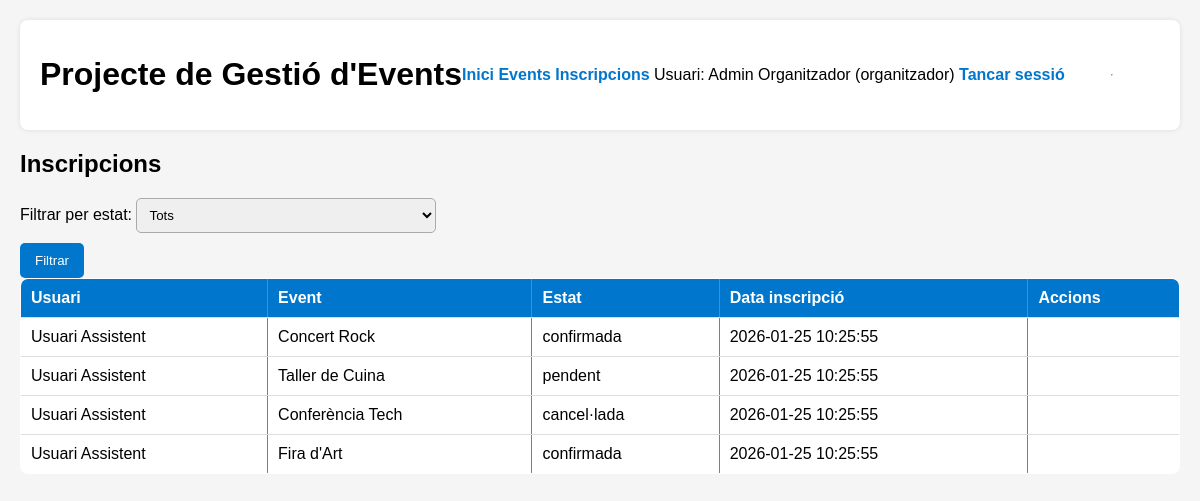
The app's page /registrations/registrations_list.php (signed in) with its own data.
### tables this page shows
CREATE TABLE registrations (
    id INT AUTO_INCREMENT PRIMARY KEY,
    user_id INT NOT NULL,
    event_id INT NOT NULL,
    status ENUM('pendent','confirmada','cancel·lada') DEFAULT 'pendent',
    registered_at DATETIME DEFAULT CURRENT_TIMESTAMP,
    FOREIGN KEY (user_id) REFERENCES users(id),
    FOREIGN KEY (event_id) REFERENCES events(id)
);

CREATE TABLE users (
    id INT AUTO_INCREMENT PRIMARY KEY,
    name VARCHAR(100) NOT NULL,
    email VARCHAR(100) NOT NULL UNIQUE,
    password VARCHAR(255) NOT NULL,
    role_id INT NOT NULL,
    created_at DATETIME DEFAULT CURRENT_TIMESTAMP,
    FOREIGN KEY (role_id) REFERENCES roles(id)
);

CREATE TABLE events (
    id INT AUTO_INCREMENT PRIMARY KEY,
    title VARCHAR(150) NOT NULL,
    description TEXT,
    location VARCHAR(150),
    event_date DATE NOT NULL,
    price DECIMAL(10,2) DEFAULT 0.00,
    created_by INT NOT NULL,
    created_at DATETIME DEFAULT CURRENT_TIMESTAMP,
    FOREIGN KEY (created_by) REFERENCES users(id)
);

### registrations/registrations_list.php (the view, shortened to what this page needs)
<?php
require_once "../config/config.php";
if ($_SESSION["user_role"] === "organitzador") {
    $sql = "SELECT r.*, u.name AS user_name, e.title AS event_title
            FROM registrations r
            JOIN users u ON r.user_id = u.id
            JOIN events e ON r.event_id = e.id
            WHERE 1";
}
$sql .= " ORDER BY r.registered_at DESC";
$result = mysqli_query($conn, $sql);
?>
<?php include "../includes/header.php"; ?>
<h2>Inscripcions</h2>
<form method="get">
    <label>Filtrar per estat:
        <select name="status">
            <option value="">Tots</option>
        </select>
    </label>
    <button type="submit">Filtrar</button>
</form>
<table border="1">
    <tr>
        <th>Usuari</th>
        <th>Event</th>
        <th>Estat</th>
        <th>Data inscripció</th>
        <th>Accions</th>
    </tr>
    <?php while ($row = mysqli_fetch_assoc($result)): ?>
    <tr>
        <td><?php echo $row["user_name"]; ?></td>
        <td><?php echo $row["event_title"]; ?></td>
        <td><?php echo $row["status"]; ?></td>
        <td><?php echo $row["registered_at"]; ?></td>
        <td>
        </td>
    </tr>
    <?php endwhile; ?>
</table>
<?php include "../includes/footer.php"; ?>

### includes/header.php (shortened to what this page needs)
<!DOCTYPE html>
<html lang="ca">
<head>
    <link rel="stylesheet" href="/pol/proyecto_eventos/assets/css/styles.css">
</head>
<body>
<header class="main-header">
    <div><h1>Projecte de Gestió d'Events</h1></div>
    <nav class="nav-links">
        <a href="/pol/proyecto_eventos/index.php">Inici</a>
        <?php if (!isset($_SESSION['user_id'])): ?>
            <a href="/pol/proyecto_eventos/auth/login.php">Login</a>
            <a href="/pol/proyecto_eventos/auth/register.php">Registre</a>
        <?php else: ?>
            <a href="/pol/proyecto_eventos/events/events_list.php">Events</a>
            <a href="/pol/proyecto_eventos/registrations/registrations_list.php">Inscripcions</a>
            <span>
                Usuari: <?php echo htmlspecialchars($_SESSION['user_name']); ?>
                (<?php echo htmlspecialchars($_SESSION['user_role']); ?>)
            </span>
            <a href="/pol/proyecto_eventos/auth/logout.php">Tancar sessió</a>
        <?php endif; ?>
    </nav>
    <hr>
</header>

### includes/footer.php
</body>
</html>

### assets/css/styles.css (style rules this page uses)
body { font-family: Arial, sans-serif; margin: 20px; background: #f5f5f5; }
header { background: #ffffff; padding: 15px 20px; border-radius: 8px; margin-bottom: 20px; box-shadow: 0 0 5px rgba(0,0,0,0.1); }
.main-header { display: flex; justify-content: space-between; align-items: center; }
.nav-links a { text-decoration: none; color: #0077cc; font-weight: bold; transition: 0.2s; }
h2 { margin-top: 0; }
table { width: 100%; border-collapse: collapse; background: white; border-radius: 8px; overflow: hidden; }
table th, table td { padding: 10px; border-bottom: 1px solid #ddd; }
table th { background: #0077cc; color: white; text-align: left; }
form label { display: block; margin-bottom: 10px; }
input, textarea, select { width: 300px; padding: 8px; border-radius: 5px; border: 1px solid #aaa; }
button { padding: 10px 15px; background: #0077cc; color: white; border: none; border-radius: 5px; cursor: pointer; }

### records on screen
registrations: user.name "Usuari Assistent", event.title "Concert Rock", status "confirmada", registered_at "2026-01-25 10:25:55"
registrations: user.name "Usuari Assistent", event.title "Taller de Cuina", status "pendent", registered_at "2026-01-25 10:25:55"
registrations: user.name "Usuari Assistent", event.title "Conferència Tech", status "cancel·lada", registered_at "2026-01-25 10:25:55"
registrations: user.name "Usuari Assistent", event.title "Fira d'Art", status "confirmada", registered_at "2026-01-25 10:25:55"

### other values on screen
$_SESSION['user_name'] "Admin Organitzador"
$_SESSION['user_role'] "organitzador"
